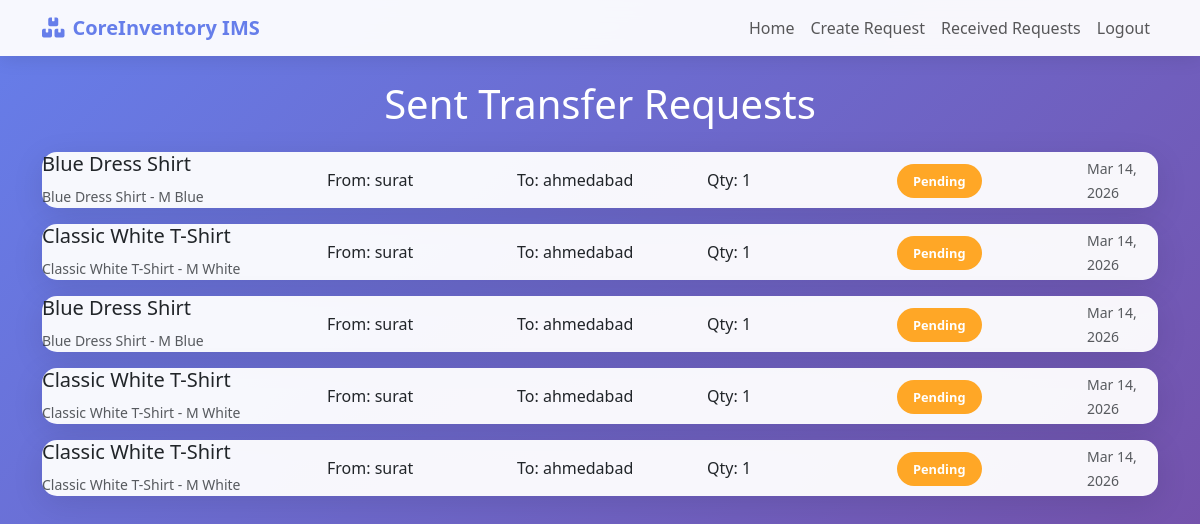
The app's page /transfers/sent/ (signed in) with its own data.
### transfers/models.py (models this page shows, shortened)
class TransferRequest(models.Model):
    STATUS_CHOICES = [
        ('pending', 'Pending'),
        ('accepted', 'Accepted'),
        ('rejected', 'Rejected'),
    ]
    from_warehouse = models.ForeignKey('warehouses.Warehouse', on_delete=models.CASCADE, related_name='sent_transfers')
    to_warehouse = models.ForeignKey('warehouses.Warehouse', on_delete=models.CASCADE, related_name='received_transfers')
    product_variant = models.ForeignKey('products.ProductVariant', on_delete=models.CASCADE)
    quantity = models.PositiveIntegerField()
    status = models.CharField(max_length=20, choices=STATUS_CHOICES, default='pending')
    requested_by = models.ForeignKey(settings.AUTH_USER_MODEL, on_delete=models.CASCADE)
    created_at = models.DateTimeField(auto_now_add=True)
    accepted_at = models.DateTimeField(null=True, blank=True)

### products/models.py (models this page shows, shortened)
class ProductVariant(models.Model):
    product = models.ForeignKey(Product, on_delete=models.CASCADE, related_name='variants')
    size = models.CharField(max_length=20, blank=True)
    color = models.CharField(max_length=50, blank=True)
    stock_quantity = models.PositiveIntegerField(default=0)  # Keep for backward compatibility, but use warehouse stocks
    def __str__(self):
        return f"{self.product.name} - {self.size} {self.color}".strip()

class Product(models.Model):
    name = models.CharField(max_length=200)
    description = models.TextField(blank=True)
    category = models.ForeignKey(Category, on_delete=models.SET_NULL, null=True, blank=True, related_name='products')
    sku = models.CharField(max_length=100, unique=True)
    barcode = models.CharField(max_length=100, blank=True)
    unit_price = models.DecimalField(max_digits=10, decimal_places=2)
    cost_price = models.DecimalField(max_digits=10, decimal_places=2)
    reorder_level = models.PositiveIntegerField(default=0)
    image = models.URLField(max_length=500, blank=True, null=True)
    is_active = models.BooleanField(default=True)
    created_at = models.DateTimeField(auto_now_add=True)
    updated_at = models.DateTimeField(auto_now=True)
    class Meta:
        ordering = ['name']

### warehouses/models.py (models this page shows, shortened)
class Warehouse(models.Model):
    id = models.IntegerField(primary_key=True)
    name = models.CharField(max_length=100)
    city = models.CharField(max_length=100, blank=True, default='')
    created_at = models.DateTimeField(default=timezone.now)
    manager = models.ForeignKey('accounts.User', on_delete=models.SET_NULL, null=True, blank=True, related_name='managed_warehouses')

### transfers/views.py (the view)
# urls.py: path('sent/', views.sent_requests, name='sent_requests'),
@login_required
def sent_requests(request):
    requests = TransferRequest.objects.filter(requested_by=request.user).order_by('-created_at')
    return render(request, 'transfers/sent_requests.html', {'requests': requests})

### templates/transfers/sent_requests.html (shortened to what this page needs)
<!DOCTYPE html>
<html lang="en">
<head>
    <link href="https://cdn.jsdelivr.net/npm/bootstrap@5.3.0/dist/css/bootstrap.min.css" rel="stylesheet">
    <link href="https://cdnjs.cloudflare.com/ajax/libs/font-awesome/6.0.0/css/all.min.css" rel="stylesheet">
</head>
<body>
    <nav class="navbar navbar-expand-lg navbar-light">
        <div class="container">
            <a class="navbar-brand" href="{% url 'home' %}">
                <i class="fas fa-boxes me-2"></i>CoreInventory IMS
            </a>
            <div class="navbar-nav ms-auto">
                <a class="nav-link" href="{% url 'home' %}">Home</a>
                <a class="nav-link" href="{% url 'transfers:create' %}">Create Request</a>
                <a class="nav-link" href="{% url 'transfers:received_requests' %}">Received Requests</a>
                <a class="nav-link" href="{% url 'logout' %}">Logout</a>
            </div>
        </div>
    </nav>
    <div class="container mt-4">
        <div class="row">
            <div class="col-12">
                <h1 class="text-white text-center mb-4">Sent Transfer Requests</h1>
            </div>
        </div>
        {% if requests %}
        <div class="row">
            {% for request in requests %}
            <div class="col-12">
                <div class="request-card">
                    <div class="card-body">
                        <div class="row align-items-center">
                            <div class="col-md-3">
                                <h5>{{ request.product_variant.product.name }}</h5>
                                <small class="text-muted">{{ request.product_variant }}</small>
                            </div>
                            <div class="col-md-2">
                                <p class="mb-0">From: {{ request.from_warehouse.name }}</p>
                            </div>
                            <div class="col-md-2">
                                <p class="mb-0">To: {{ request.to_warehouse.name }}</p>
                            </div>
                            <div class="col-md-2">
                                <p class="mb-0">Qty: {{ request.quantity }}</p>
                            </div>
                            <div class="col-md-2">
                                <span class="status-badge status-{{ request.status }}">{{ request.get_status_display }}</span>
                            </div>
                            <div class="col-md-1">
                                <small class="text-muted">{{ request.created_at|date:"M d, Y" }}</small>
                            </div>
                        </div>
                    </div>
                </div>
            </div>
            {% endfor %}
        </div>
        {% endif %}
    </div>
</body>
</html>

### templates/transfers/sent_requests.html (style rules this page uses)
body { background: linear-gradient(135deg, #667eea 0%, #764ba2 100%); min-height: 100vh; font-family: 'Segoe UI', Tahoma, Geneva, Verdana, sans-serif; }
.navbar { background: rgba(255, 255, 255, 0.95); backdrop-filter: blur(10px); box-shadow: 0 2px 20px rgba(0,0,0,0.1); }
.navbar-brand { font-weight: bold; color: #667eea !important; }
.request-card { background: rgba(255, 255, 255, 0.95); border: none; border-radius: 15px; box-shadow: 0 8px 32px rgba(0,0,0,0.1); margin-bottom: 1rem; }
.status-badge { padding: 0.5rem 1rem; border-radius: 20px; font-size: 0.8rem; font-weight: bold; }
.status-pending { background: #ffa726; color: white; }

### records on screen
TransferRequest: product_variant.product.name "Blue Dress Shirt", product_variant "Blue Dress Shirt - M Blue", from_warehouse.name "surat", to_warehouse.name "ahmedabad", quantity "1", status "Pending", created_at "Mar 14, 2026"
TransferRequest: product_variant.product.name "Classic White T-Shirt", product_variant "Classic White T-Shirt - M White", from_warehouse.name "surat", to_warehouse.name "ahmedabad", quantity "1", status "Pending", created_at "Mar 14, 2026"
TransferRequest: product_variant.product.name "Blue Dress Shirt", product_variant "Blue Dress Shirt - M Blue", from_warehouse.name "surat", to_warehouse.name "ahmedabad", quantity "1", status "Pending", created_at "Mar 14, 2026"
TransferRequest: product_variant.product.name "Classic White T-Shirt", product_variant "Classic White T-Shirt - M White", from_warehouse.name "surat", to_warehouse.name "ahmedabad", quantity "1", status "Pending", created_at "Mar 14, 2026"
TransferRequest: product_variant.product.name "Classic White T-Shirt", product_variant "Classic White T-Shirt - M White", from_warehouse.name "surat", to_warehouse.name "ahmedabad", quantity "1", status "Pending", created_at "Mar 14, 2026"
